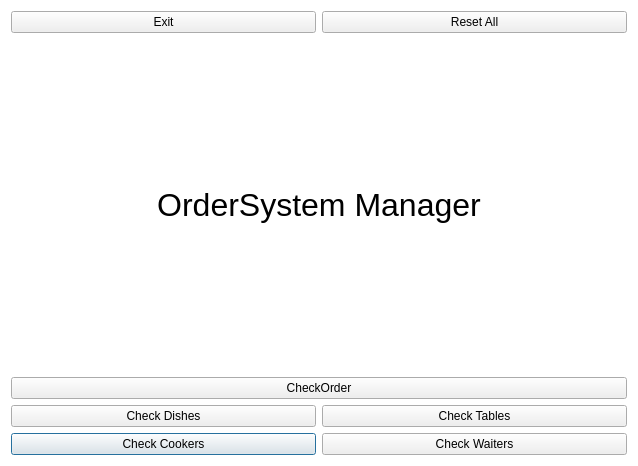
<?xml version="1.0" encoding="UTF-8"?>
<ui version="4.0">
 <class>Manager</class>
 <widget class="QDialog" name="Manager">
  <property name="geometry">
   <rect>
    <x>0</x>
    <y>0</y>
    <width>638</width>
    <height>466</height>
   </rect>
  </property>
  <property name="windowTitle">
   <string>Dialog</string>
  </property>
  <property name="styleSheet">
   <string notr="true">#Manager { 
	background-color: rgb(255, 255, 255);
} 
#Manager * { 
border-image:url(); 
}</string>
  </property>
  <layout class="QGridLayout" name="gridLayout">
   <item row="9" column="0">
    <widget class="QPushButton" name="CBtn">
     <property name="text">
      <string>Check Cookers</string>
     </property>
    </widget>
   </item>
   <item row="6" column="0">
    <widget class="QPushButton" name="DBtn">
     <property name="text">
      <string>Check Dishes</string>
     </property>
    </widget>
   </item>
   <item row="0" column="0">
    <widget class="QPushButton" name="ExitBtn">
     <property name="text">
      <string>Exit</string>
     </property>
    </widget>
   </item>
   <item row="9" column="1">
    <widget class="QPushButton" name="SBtn">
     <property name="text">
      <string>Check Waiters</string>
     </property>
    </widget>
   </item>
   <item row="0" column="1">
    <widget class="QPushButton" name="Reset">
     <property name="text">
      <string>Reset All</string>
     </property>
    </widget>
   </item>
   <item row="3" column="0" colspan="2">
    <widget class="QLabel" name="label">
     <property name="font">
      <font>
       <pointsize>24</pointsize>
      </font>
     </property>
     <property name="text">
      <string>OrderSystem Manager</string>
     </property>
     <property name="alignment">
      <set>Qt::AlignCenter</set>
     </property>
    </widget>
   </item>
   <item row="6" column="1">
    <widget class="QPushButton" name="TBtn">
     <property name="text">
      <string>Check Tables</string>
     </property>
    </widget>
   </item>
   <item row="4" column="0" colspan="2">
    <widget class="QPushButton" name="OBtn">
     <property name="text">
      <string>CheckOrder</string>
     </property>
    </widget>
   </item>
  </layout>
 </widget>
 <resources/>
 <connections/>
</ui>
